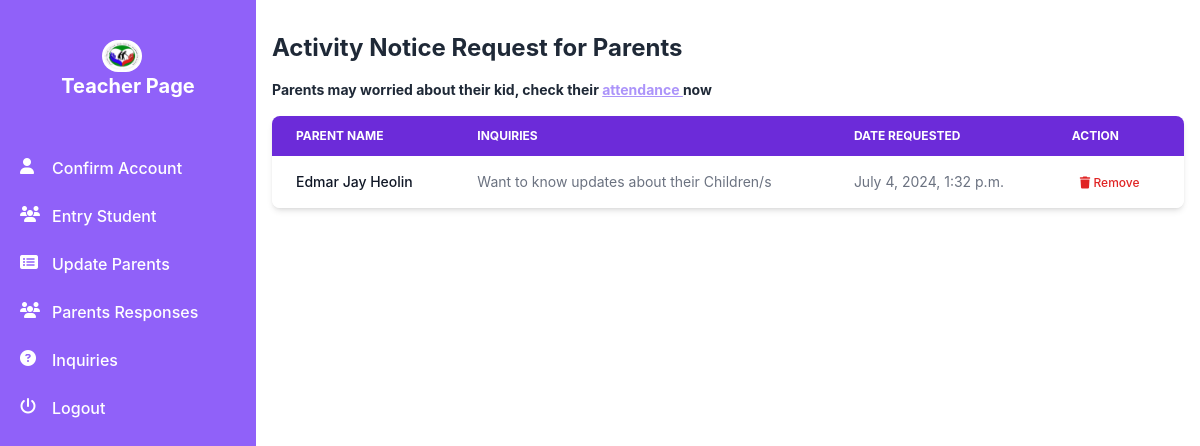
Page /inquiries on the earlier database version.
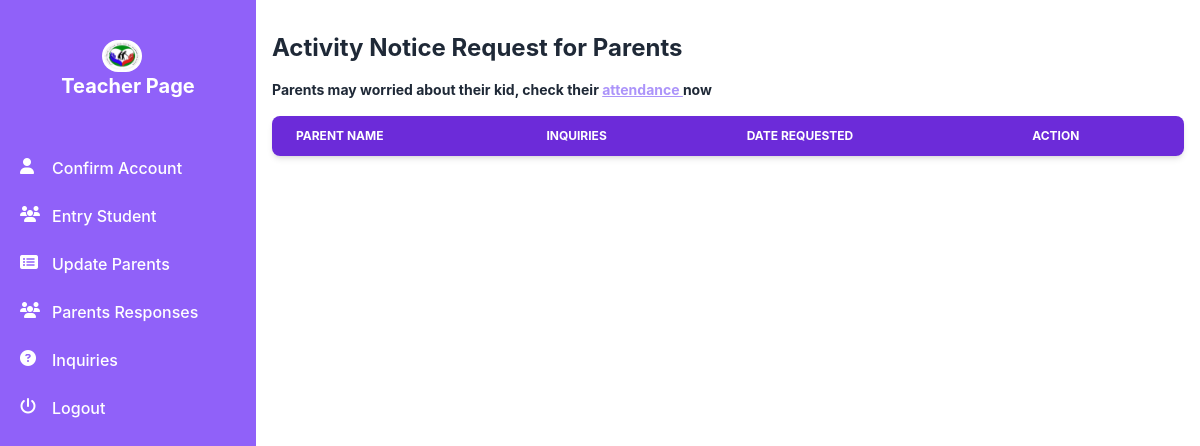
Same page on the later database version.
### users/models.py (models this page shows)
class InquireNotes(models.Model):
    sender = models.ForeignKey(User, on_delete=models.CASCADE)
    notes = models.TextField()
    date_submitted = models.DateTimeField()

### users/views.py (the view)
# urls.py: path('inquiries', views.inquiries, name='inquiries'),
def inquiries(request):
    inquiries = InquireNotes.objects.all().order_by('-id')
    context = {
        'inquiries': inquiries,
    }
    return render(request, 'main/inquiry.html', context)

### users/templates/main/inquiry.html (shortened to what this page needs)
{% load static tailwind_tags %}<!DOCTYPE html>
<html lang="en">
	<head>
		{% tailwind_css %}
		<link
			href="https://cdnjs.cloudflare.com/ajax/libs/flowbite/2.3.0/flowbite.min.css"
			rel="stylesheet" />
		<link
			rel="stylesheet"
			href="https://cdnjs.cloudflare.com/ajax/libs/font-awesome/6.5.2/css/all.min.css"
 />
	</head>
	<body>
		{% include 'includes/adminSidebar.html' %}
		<div class="p-4 sm:ml-64">
			<p class="text-gray-800 mt-4 mb-4 font-bold text-2xl">Activity Notice Request for Parents</p>
			<p class="text-gray-800 mt-2 mb-4 font-bold text-sm">
				Parents may worried about their kid, check their
				<a
					href="{% url 'mainDashboard' %}"
					class="text-purple-400 underline">
					attendance
				</a>
				now
			</p>
			<div class="relative overflow-x-auto shadow-md sm:rounded-lg">
				<table class="w-full text-sm text-left rtl:text-right text-gray-500">
					<thead class="text-xs text-white uppercase bg-purple-700">
						<tr>
							<th
								scope="col"
								class="px-6 py-3">
								Parent Name
							</th>
							<th
								scope="col"
								class="px-6 py-3">
								Inquiries
							</th>
							<th
								scope="col"
								class="px-6 py-3">
								Date Requested
							</th>
							<th
								scope="col"
								class="px-6 py-3">
								Action
							</th>
						</tr>
					</thead>
					<tbody>
						{% for list in inquiries %}
						<tr class="bg-white even:bg-purple-200">
							<td
								scope="row"
								class="px-6 py-4 font-medium text-gray-900 whitespace-nowrap">
								{{list.sender.first_name}}
							</td>
							<td class="px-6 py-4">Want to know updates about their Children/s</td>
							<td class="px-6 py-4">{{list.date_submitted}}</td>
							<td class="px-6 py-4">
								<a
									href="{% url 'deleteInquiry' list.id %}"
									class="font-medium text-xs text-red-600 hover:underline mx-2">
									<i
										class="fa fa-trash"
										aria-hidden="true"></i>
									Remove
								</a>
							</td>
						</tr>
						{% endfor %}
					</tbody>
				</table>
			</div>
		</div>
	</body>
</html>

Differences in the rows shown:
removed InquireNotes: sender.first_name "Edmar Jay Heolin", date_submitted "July 4, 2024, 1:32 p.m."
